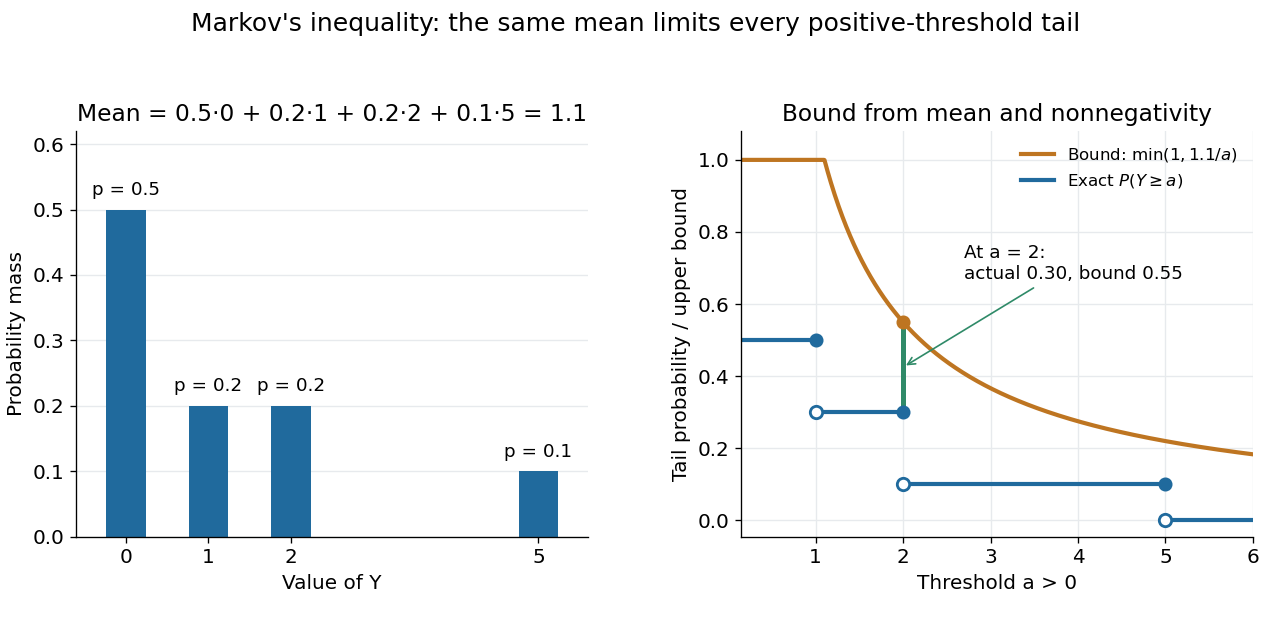

Reproduce this figure in Python.
"""Plot a finite distribution and its exact inclusive tail against Markov's bound."""

from pathlib import Path

import matplotlib.pyplot as plt
import numpy as np


def main():
    values = np.array([0.0, 1.0, 2.0, 5.0])
    probabilities = np.array([0.5, 0.2, 0.2, 0.1])
    mean = float(values @ probabilities)
    assert np.isclose(mean, 1.1)
    assert np.isclose(probabilities[values >= 2].sum(), 0.3)
    assert np.isclose(probabilities[values >= 5].sum(), 0.1)
    assert np.isclose(0.22 * 5, mean)
    plt.rcParams.update({"font.size": 12, "axes.titlesize": 14})
    fig, axes = plt.subplots(1, 2, figsize=(10.6, 5.2), dpi=120, facecolor="white")
    ax = axes[0]
    ax.bar(values, probabilities, width=0.48, color="#206a9d")
    for v, p in zip(values, probabilities):
        ax.text(v, p + 0.022, f"p = {p:g}", ha="center", fontsize=11)
    ax.set(xlim=(-0.6, 5.6), ylim=(0, 0.62), xticks=values,
           xlabel="Value of Y", ylabel="Probability mass",
           title="Mean = 0.5·0 + 0.2·1 + 0.2·2 + 0.1·5 = 1.1")
    ax.grid(axis="y", color="#e7eaed")
    ax.set_axisbelow(True)
    ax = axes[1]
    thresholds = np.linspace(0.15, 6, 801)
    bound = np.minimum(1, mean / thresholds)
    ax.plot(thresholds, bound, color="#be7521", lw=2.5,
            label=r"Bound: $\min(1,1.1/a)$")
    segments = [(0.15, 1, 0.5), (1, 2, 0.3), (2, 5, 0.1), (5, 6, 0)]
    for i, (left, right, height) in enumerate(segments):
        ax.plot([left, right], [height, height], color="#206a9d", lw=2.5,
                label=r"Exact $P(Y\geq a)$" if i == 0 else None)
        if i > 0:
            ax.scatter(left, height, facecolor="white", edgecolor="#206a9d",
                       linewidth=1.7, s=55, zorder=5)
        if i < len(segments) - 1:
            ax.scatter(right, height, color="#206a9d", s=55, zorder=5)
    ax.vlines(2, 0.3, 0.55, color="#2f8a68", lw=3)
    ax.scatter(2, 0.55, color="#be7521", s=55, zorder=5)
    ax.annotate("At a = 2:\nactual 0.30, bound 0.55", xy=(2, 0.425),
                xytext=(2.7, 0.67), fontsize=11,
                arrowprops={"arrowstyle": "->", "color": "#2f8a68"})
    ax.set(xlim=(0.15, 6), ylim=(-0.045, 1.08),
           xlabel="Threshold a > 0", ylabel="Tail probability / upper bound",
           title="Bound from mean and nonnegativity")
    ax.legend(loc="upper right", frameon=False, fontsize=10)
    ax.grid(color="#e7eaed")
    for ax in axes:
        ax.spines[["top", "right"]].set_visible(False)
    fig.suptitle("Markov's inequality: the same mean limits every positive-threshold tail", fontsize=15)
    fig.subplots_adjust(left=0.06, right=0.985, top=0.79, bottom=0.14, wspace=0.3)
    fig.savefig(Path.cwd() / Path(__file__).with_suffix(".png").name,
                facecolor="white", transparent=False)
    plt.close(fig)


if __name__ == "__main__":
    main()
